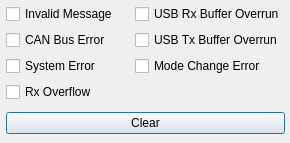
<?xml version="1.0" encoding="UTF-8"?>
<ui version="4.0">
 <class>ErrorDialog</class>
 <widget class="QDialog" name="ErrorDialog">
  <property name="geometry">
   <rect>
    <x>0</x>
    <y>0</y>
    <width>290</width>
    <height>143</height>
   </rect>
  </property>
  <property name="windowTitle">
   <string>Error Details</string>
  </property>
  <widget class="QWidget" name="layoutWidget">
   <property name="geometry">
    <rect>
     <x>0</x>
     <y>0</y>
     <width>285</width>
     <height>140</height>
    </rect>
   </property>
   <layout class="QGridLayout" name="gridLayout_2">
    <property name="leftMargin">
     <number>6</number>
    </property>
    <item row="0" column="0">
     <layout class="QGridLayout" name="gridLayout">
      <item row="0" column="0">
       <widget class="QCheckBox" name="IVMcheckBox">
        <property name="enabled">
         <bool>true</bool>
        </property>
        <property name="text">
         <string>Invalid Message</string>
        </property>
        <property name="checkable">
         <bool>true</bool>
        </property>
        <property name="tristate">
         <bool>false</bool>
        </property>
       </widget>
      </item>
      <item row="0" column="1">
       <widget class="QCheckBox" name="USBRXcheckBox">
        <property name="text">
         <string>USB Rx Buffer Overrun</string>
        </property>
        <property name="checkable">
         <bool>true</bool>
        </property>
       </widget>
      </item>
      <item row="1" column="0">
       <widget class="QCheckBox" name="CERcheckBox">
        <property name="text">
         <string>CAN Bus Error</string>
        </property>
       </widget>
      </item>
      <item row="1" column="1">
       <widget class="QCheckBox" name="USBTXcheckBox">
        <property name="text">
         <string>USB Tx Buffer Overrun</string>
        </property>
        <property name="checkable">
         <bool>true</bool>
        </property>
       </widget>
      </item>
      <item row="2" column="0">
       <widget class="QCheckBox" name="SERcheckBox">
        <property name="text">
         <string>System Error</string>
        </property>
       </widget>
      </item>
      <item row="3" column="0">
       <widget class="QCheckBox" name="RXOVcheckBox">
        <property name="text">
         <string>Rx Overflow</string>
        </property>
       </widget>
      </item>
      <item row="2" column="1">
       <widget class="QCheckBox" name="ModeChangecheckBox">
        <property name="text">
         <string>Mode Change Error</string>
        </property>
       </widget>
      </item>
     </layout>
    </item>
    <item row="1" column="0">
     <widget class="QPushButton" name="pushButton">
      <property name="text">
       <string>Clear</string>
      </property>
     </widget>
    </item>
   </layout>
  </widget>
 </widget>
 <resources/>
 <connections/>
</ui>
